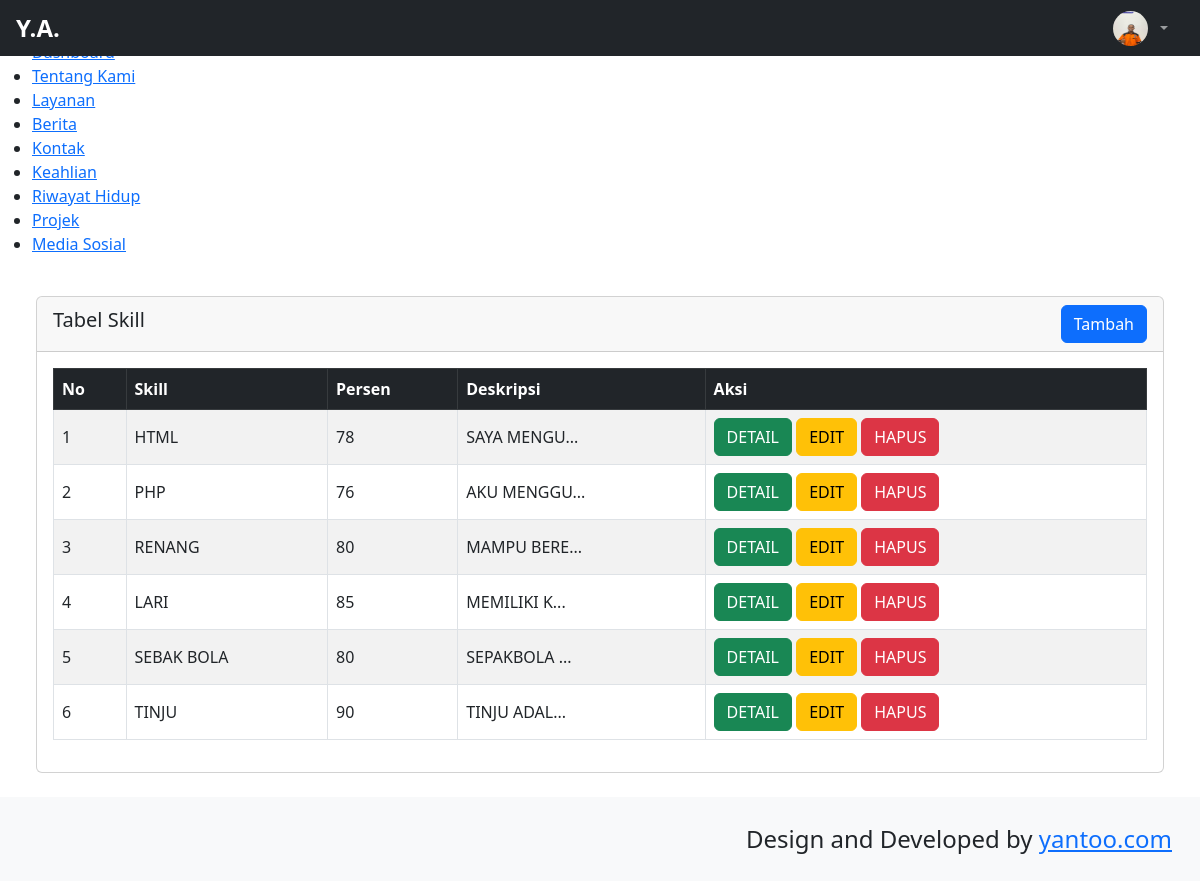
The app's page /backend/pages/skill/index.php with its own data.
### tables this page shows
CREATE TABLE `abouts` (
  `id` bigint NOT NULL,
  `name` varchar(255) NOT NULL,
  `bron` date NOT NULL,
  `address` text NOT NULL,
  `zip_code` int NOT NULL,
  `email` varchar(255) NOT NULL,
  `phone` varchar(255) NOT NULL,
  `total_project` int NOT NULL,
  `work` varchar(255) NOT NULL,
  `image` text NOT NULL,
  `description` text NOT NULL
);

CREATE TABLE `skills` (
  `id` bigint NOT NULL,
  `skill` varchar(255) NOT NULL,
  `percent` int NOT NULL,
  `description` text NOT NULL
);

### backend/pages/skill/index.php (the view)
<?php
include '../../partials/header.php';
include '../../partials/sidebar.php';
include '../../partials/navbar.php';
$skill = "SELECT * FROM skills";
$result = mysqli_query($connect, $skill) or die(mysqli_error($connect));
?>
<div class="body-wrapper">
    <div class="container-fluid">
        <div class="row p-4">
            <div class="col-12">
                <div class="card">
                    <div class="card-header d-flex align-items-center justify-content-between">
                        <h5>Tabel Skill</h5>
                        <a href="./create.php" class="btn btn-primary">Tambah</a>
                    </div>
                    <div class="card-body">
                        <div class="tabel-responsive">
                            <table class="table table-bordered table-striped align-middle">
                                <thead class="table-dark">
                                    <tr>
                                        <th>No</th>
                                        <th>Skill</th>
                                        <th>Persen</th>
                                        <th>Deskripsi</th>
                                        <th>Aksi</th>
                                    </tr>
                                </thead>
                                <tbody class="text-uppercase">
                                    <?php
                                    $no = 1;
                                    while ($item = $result->fetch_object()):
                                    ?>
                                        <tr>
                                            <td><?= $no ?></td>
                                            <td><?= $item->skill ?></td>
                                            <td><?= $item->percent ?></td>
                                            <td><?= substr(strip_tags($item->description), 0, 10) . '...' ?></td>
                                            <td>
                                                <a href="./detail.php?id=<?= $item->id ?>" class="btn btn-success">Detail</a>
                                                <a href="./edit.php?id=<?= $item->id ?>" class="btn btn-warning">Edit</a>
                                                <a href="../../actions/skill/destroy.php?id=<?= $item->id ?>" class="btn btn-danger" onclick="retrun confirm('Apakah anda yakin?')">Hapus</a>
                                            </td>
                                        </tr>
                                    <?php
                                        $no++;
                                    endwhile;
                                    ?>
                                </tbody>
                            </table>
                        </div>
                    </div>
                </div>
            </div>
        </div>
    </div>
</div>
<?php
include '../../partials/footer.php';
include '../../partials/script.php';
?>

### backend/partials/navbar.php (shortened to what this page needs)
    <?php
        $qAbout = "SELECT * FROM abouts";
        $result = mysqli_query($connect, $qAbout) or die(mysqli_error($connect));
        $item = $result->fetch_object();
    ?>
    <body class="sb-nav-fixed">
        <nav class="sb-topnav navbar navbar-expand navbar-dark bg-dark ">
 <a class="navbar-brand ps-3 d-flex align-items-center gap-2" href="index.php">
    <span class="fw-bold fs-4">Y.A.</span>
</a>
            <ul class="navbar-nav ms-auto ms-md-0 me-3 me-lg-4">
                <li class="nav-item dropdown">
                    <a class="nav-link dropdown-toggle d-flex align-items-center gap-2" id="navbarDropdown" href="#" role="button"
                    data-bs-toggle="dropdown" aria-expanded="false">
                        <img src="../../../storages/about/<?= $item->image ?>" alt="Profile"
                            width="35" height="35" class="rounded-circle" />
                    </a>
                </li>
            </ul>
        </nav>

### backend/partials/header.php (style rules this page uses)
html, body { margin: 0; padding: 0; overflow-x: hidden; }

### records on screen
abouts: image (picture)
skills: skill "HTML", percent "78", description "SAYA MENGU"
skills: skill "PHP", percent "76", description "AKU MENGGU"
skills: skill "RENANG", percent "80", description "MAMPU BERE"
skills: skill "LARI", percent "85", description "MEMILIKI K"
skills: skill "SEBAK BOLA", percent "80", description "SEPAKBOLA"
skills: skill "TINJU", percent "90", description "TINJU ADAL"
